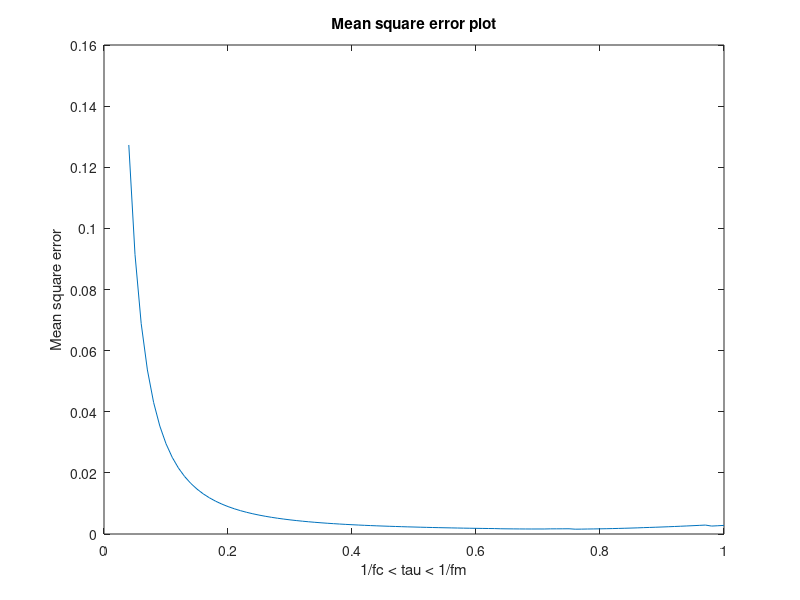

Reproduce this figure in MATLAB.
fm = 1;
fc = 25;
Ka = 0.25;
tau_min =1/fc; % tau >= 1/fc
tau_max =1/fm; % tau <= 1/fm
tau = tau_min:0.01:tau_max;
Ptau=length(tau); % number of tau points
t = 0:0.01:2;
Pt=length(t) ; % number of signal points
ideEnv=1 + Ka*cos(2*pi*fm*t); % Theoratical envelop
S=ideEnv.*cos(2*pi*fc*t); % Modulated signal
%% This loop will go on all values of tau
%% And calculate the mean square error
for i=1:Ptau 
 pracEnv(1,1)=1+Ka;
 %% This loop will go on each practical envolope 
 %% For each value of tau
 for n=1:Pt-1
 %% Diode is on
 if pracEnv(1,n)<S(1,n)
 pracEnv(1,n+1)= S(1,n);
 %% Diode is off
 else
 pracEnv(1,n+1)=pracEnv(1,n)*exp(-0.01/tau(1,i));
 end
 end
 %% The calculation of the mean square error (d)
 d(1,i)=(norm((pracEnv-ideEnv)).^2)/Pt;
end
[~,minError]=min(d);
%% Getting the value of tau
%% That has the least mean square error
bestValue = tau(1, minError);
plot(tau,d);
xlabel('1/fc < tau < 1/fm');
ylabel('Mean square error');
title('Mean square error plot');